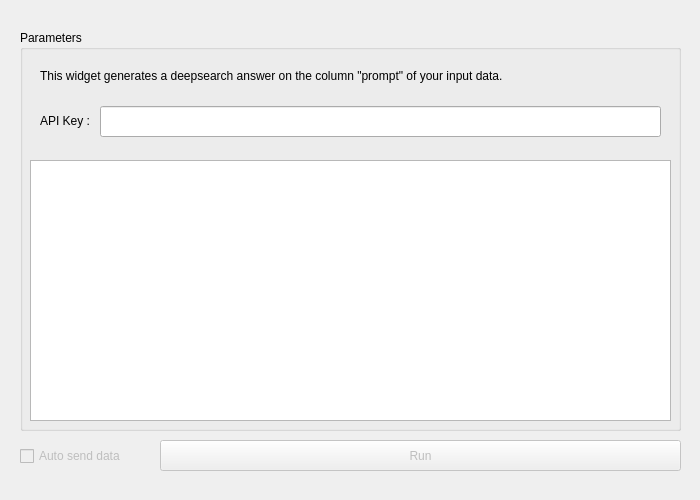
<?xml version="1.0" encoding="UTF-8"?>
<ui version="4.0">
 <class>Form</class>
 <widget class="QWidget" name="Form">
  <property name="geometry">
   <rect>
    <x>0</x>
    <y>0</y>
    <width>700</width>
    <height>500</height>
   </rect>
  </property>
  <property name="windowTitle">
   <string>Form</string>
  </property>
  <widget class="QGroupBox" name="groupBox">
   <property name="geometry">
    <rect>
     <x>20</x>
     <y>30</y>
     <width>661</width>
     <height>401</height>
    </rect>
   </property>
   <property name="title">
    <string>Parameters</string>
   </property>
   <widget class="QTextBrowser" name="textBrowser">
    <property name="geometry">
     <rect>
      <x>10</x>
      <y>130</y>
      <width>641</width>
      <height>261</height>
     </rect>
    </property>
   </widget>
   <widget class="QLabel" name="label">
    <property name="geometry">
     <rect>
      <x>20</x>
      <y>80</y>
      <width>121</width>
      <height>21</height>
     </rect>
    </property>
    <property name="text">
     <string>API Key :</string>
    </property>
   </widget>
   <widget class="QLabel" name="Description">
    <property name="geometry">
     <rect>
      <x>20</x>
      <y>30</y>
      <width>551</width>
      <height>31</height>
     </rect>
    </property>
    <property name="text">
     <string>This widget generates a deepsearch answer on the column &quot;prompt&quot; of your input data.</string>
    </property>
    <property name="textFormat">
     <enum>Qt::AutoText</enum>
    </property>
    <property name="alignment">
     <set>Qt::AlignLeading|Qt::AlignLeft|Qt::AlignVCenter</set>
    </property>
    <property name="wordWrap">
     <bool>true</bool>
    </property>
   </widget>
   <widget class="QLineEdit" name="line_api_key">
    <property name="geometry">
     <rect>
      <x>80</x>
      <y>76</y>
      <width>561</width>
      <height>31</height>
     </rect>
    </property>
   </widget>
  </widget>
  <widget class="QCheckBox" name="checkBox_send">
   <property name="enabled">
    <bool>false</bool>
   </property>
   <property name="geometry">
    <rect>
     <x>20</x>
     <y>446</y>
     <width>121</width>
     <height>20</height>
    </rect>
   </property>
   <property name="text">
    <string>Auto send data</string>
   </property>
  </widget>
  <widget class="QPushButton" name="pushButton_send">
   <property name="enabled">
    <bool>false</bool>
   </property>
   <property name="geometry">
    <rect>
     <x>160</x>
     <y>440</y>
     <width>521</width>
     <height>31</height>
    </rect>
   </property>
   <property name="text">
    <string>Run</string>
   </property>
  </widget>
 </widget>
 <resources/>
 <connections/>
</ui>
